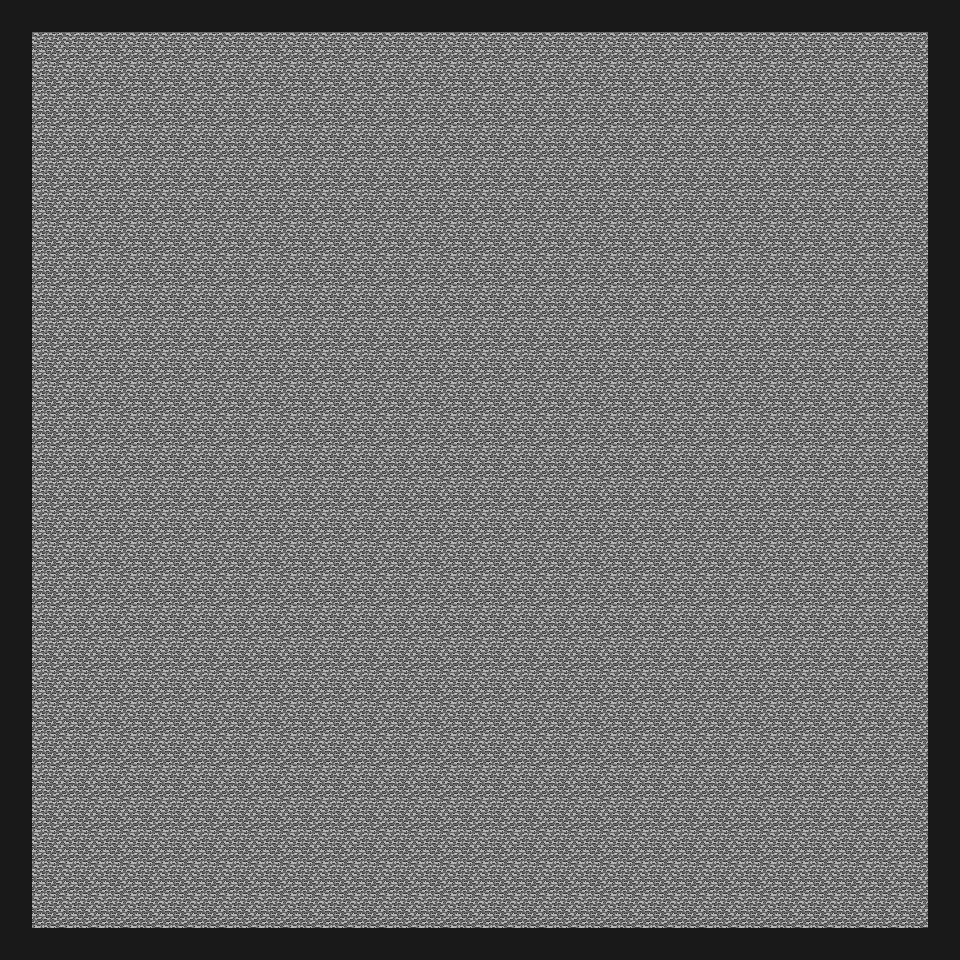

Rendered tile map (Tiled .tmx) drawn with the repository's tilesets; below, a short description and the map source with its tile grids summarised:
An orthogonal 30x30 tile map with 32x32 px tiles, 2 tile layers (Background, Collision), 2 tilesets and 5 objects (Spawn, Key, Demon, Torch, Stairs).

<map version="1.0" orientation="orthogonal" width="30" height="30" tilewidth="32" tileheight="32">
 <tileset firstgid="1" name="Collision" tilewidth="32" tileheight="32">
  <image source="../tileset/tileset.png" width="160" height="320" />
 </tileset>
 <tileset firstgid="51" name="Object" tilewidth="32" tileheight="32">
  <image source="../tileset/ObjectTiles.png" width="160" height="320" />
  <tile id="0">
   <properties>
    <property name="type" value="spawn" />
   </properties>
  </tile>
 </tileset>
 <layer name="Background" width="30" height="30">
  <data>[900 cells, 900 non-empty, 1 distinct tile ids]</data>
 </layer>
 <layer name="Collision" width="30" height="30">
  <data>[900 cells, 116 non-empty, 1 distinct tile ids]</data>
 </layer>
 <objectgroup name="Object Layer 1" width="30" height="30">
  <object name="Spawn" type="Spawn" gid="52" x="224" y="64" width="32" height="32" />
  <object type="Key" gid="53" x="160" y="64" width="32" height="32">
   <properties>
    <property name="doorname" value="door1" />
   </properties>
  </object>
  <object type="Demon" gid="54" x="96" y="64" width="32" height="32" />
  <object type="Torch" gid="55" x="32" y="64" width="32" height="32" />
  <object type="Stairs" gid="56" x="288" y="64" width="32" height="32">
   <properties>
    <property name="NextLevel" value="nextlevel" />
    <property name="NextSpawn" value="nextspawn" />
   </properties>
  </object>
 </objectgroup>
</map>
